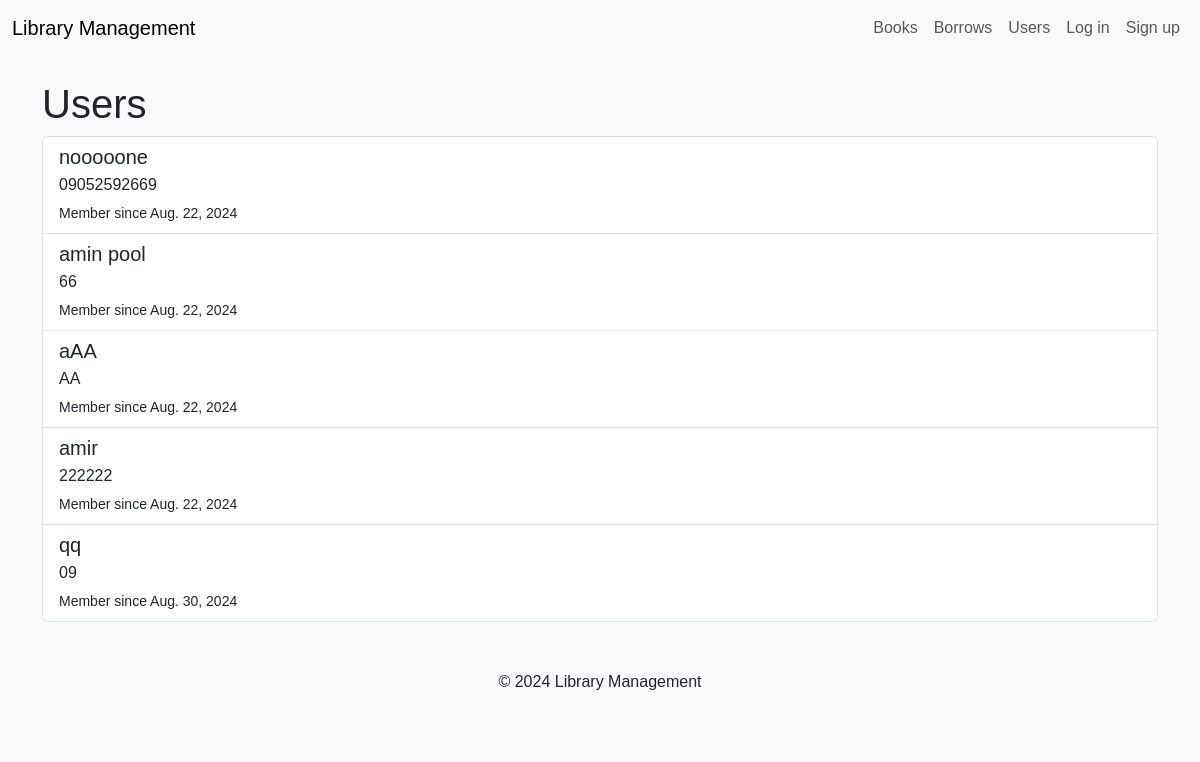
The page /accounts/user_list/ on the database as committed earlier.
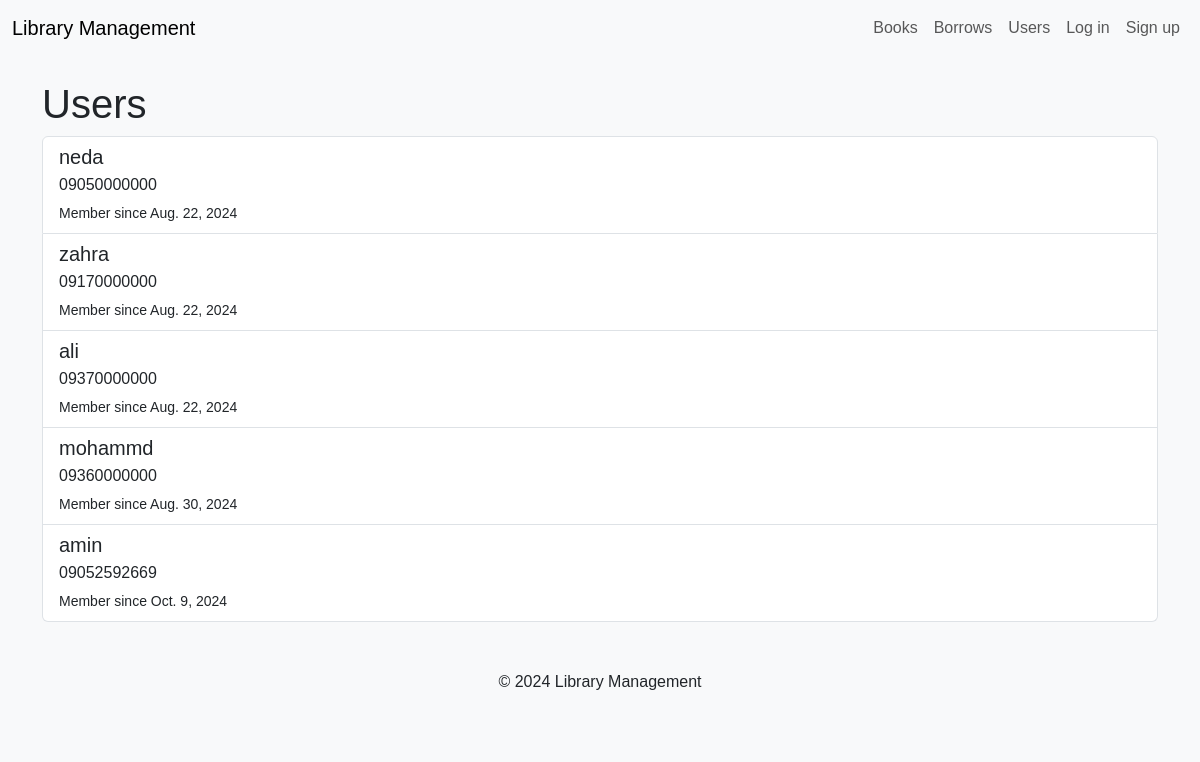
The same page on the database as committed later.
### accounts/models.py (models this page shows, shortened)
class MyUser(AbstractBaseUser):
    full_name = models.CharField(max_length=30)
    date_of_birth = models.DateField(null=True, blank=True,default=None)
    adress = models.CharField(max_length=255)
    national_code = models.CharField(max_length=10, unique=True)
    phone = models.CharField(max_length=11, unique=True)
    is_active = models.BooleanField(default=True)
    is_admin = models.BooleanField(default=False)
    date_joined=models.DateField(auto_now_add=True)
    objects = MyUserManager()
    USERNAME_FIELD = "national_code"
    REQUIRED_FIELDS = ["full_name","phone", "adress"]

### accounts/views.py (the view)
# urls.py: path('user_list/', UserList.as_view(), name='user_list'),
class UserList(View):
    def get(self, request):
        context = {
            "users": user.objects.all()
        }
        return render(request, 'accounts/user_list.html', context=context)

### accounts/templates/accounts/user_list.html (shortened to what this page needs)
{% extends 'base.html' %}
{% block content %}
<h1>Users</h1>
<div class="list-group">
    {% for user in users %}
    <a href="{% url 'accounts:user_detail' user.id %}" class="list-group-item list-group-item-action">
        <h5 class="mb-1">{{ user.full_name }}</h5>
        <p class="mb-1">{{ user.phone }}</p>
        <small>Member since {{ user.date_joined }}</small>
    </a>
    {% endfor %}
</div>
{% endblock %}

Rows that differ between the two databases and show on the page:
removed MyUser: full_name "amir", phone "222222", date_joined "Aug. 22, 2024"
changed MyUser: full_name "nooooone" → "neda"; phone "09052592669" → "09050000000"
changed MyUser: full_name "amin pool" → "zahra"; phone "66" → "09170000000"
changed MyUser: full_name "aAA" → "ali"; phone "AA" → "09370000000"
changed MyUser: full_name "qq" → "mohammd"; phone "09" → "09360000000"
added MyUser: full_name "amin", phone "09052592669", date_joined "Oct. 9, 2024"
